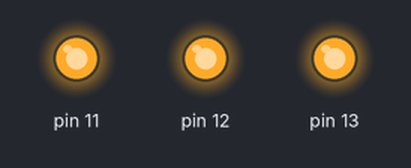
This sketch was run on a simulated Arduino Uno, built with avr-gcc and run on an emulated ATmega328P. Parts: output pins drawn as LEDs (lit = HIGH).

Above: at 0.5 s.
At 3.5 s:
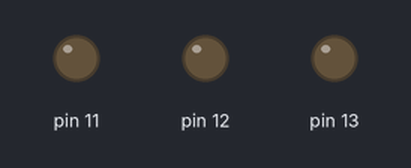
Timing chart, 0 to 4.6 s (numbered marks = the images above):
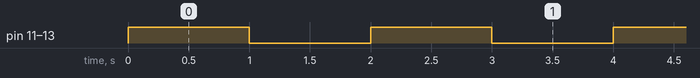

Measured:
- by itself, pin 11–13: alternates HIGH for 1.0 s and LOW for 1.0 s

The sketch:

exp1_homechallenge.ino
```cpp
int led_flash=13; //defines usage of pin 13 for connecting LED

void setup() {

  pinMode(13, OUTPUT);
  pinMode(12, OUTPUT);
  pinMode(11, OUTPUT);

//initialising the digital i/o pin 13,12,11 as ouput.
}

void loop() {
digitalWrite(13, HIGH);
digitalWrite(12, HIGH);
digitalWrite(11, HIGH);

//LEDs turns ON due to supply of high voltage

delay(1000); //wait for 1 second

digitalWrite(13, LOW);
digitalWrite(12, LOW);
digitalWrite(11, LOW);

//LED turn OFF due to LOW supply of voltage

delay(1000); //again wait for 1 second
}
```
